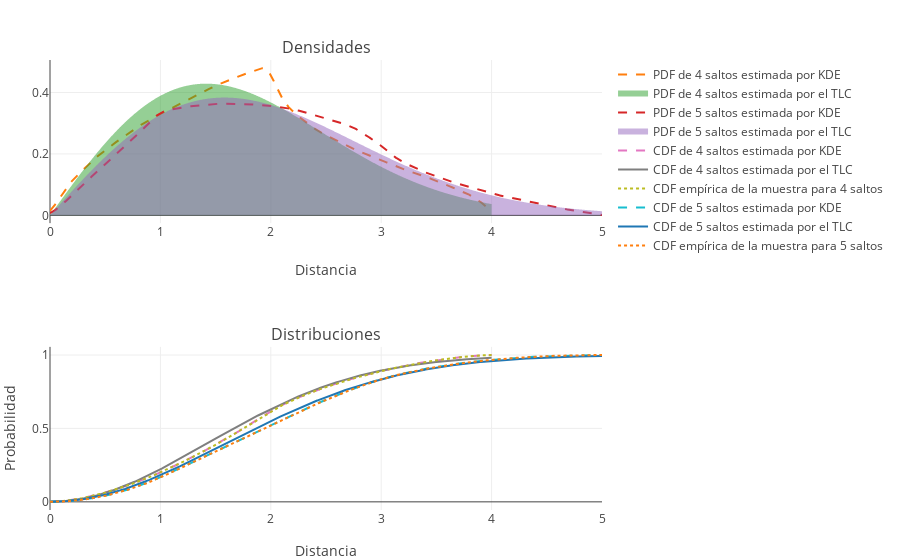

Notebook code for this chart:
### Markdown cell above
Haciendo zoom en el gráfico anterior se puede apreciar cómo la estimación por KDE y la distribución empírica se asemejan más que en comparación a la estimación por el TLC.

También podemos hacer una composición de gráficos usando vectores horizontales o verticales, o matrices cuadradas. Por ejemplo

### Code cell
[p(4,5, m=20) ; p(4,5,cdf=1)]

### Figure 1 — Plotly figure (JSON) as saved in the notebook; plotly's stock layout.template omitted (floating-point values rounded to 4 significant figures; data arrays with more than 128 entries replaced by an {"elided": "..."} marker saying what was removed)
{"data": [{"type": "scatter", "xaxis": "x1", "yaxis": "y1"}, {"line": {"dash": "dash"}, "name": "PDF de 4 saltos estimada por KDE", "type": "scatter", "x": {"elided": "1001 float values"}, "xaxis": "x1", "y": {"elided": "1001 float values"}, "yaxis": "y1"}, {"fill": "tozeroy", "mode": "none", "name": "PDF de 4 saltos estimada por el TLC", "type": "scatter", "x": {"elided": "1001 float values"}, "xaxis": "x1", "y": {"elided": "1001 float values"}, "yaxis": "y1"}, {"line": {"dash": "dash"}, "name": "PDF de 5 saltos estimada por KDE", "type": "scatter", "x": {"elided": "1001 float values"}, "xaxis": "x1", "y": {"elided": "1001 float values"}, "yaxis": "y1"}, {"fill": "tozeroy", "mode": "none", "name": "PDF de 5 saltos estimada por el TLC", "type": "scatter", "x": {"elided": "1001 float values"}, "xaxis": "x1", "y": {"elided": "1001 float values"}, "yaxis": "y1"}, {"type": "scatter", "xaxis": "x2", "yaxis": "y2"}, {"line": {"dash": "dash"}, "name": "CDF de 4 saltos estimada por KDE", "type": "scatter", "x": {"elided": "1001 float values"}, "xaxis": "x2", "y": {"elided": "1001 float values"}, "yaxis": "y2"}, {"name": "CDF de 4 saltos estimada por el TLC", "type": "scatter", "x": {"elided": "1001 float values"}, "xaxis": "x2", "y": {"elided": "1001 float values"}, "yaxis": "y2"}, {"line": {"dash": "dot"}, "name": "CDF empírica de la muestra para 4 saltos", "type": "scatter", "x": {"elided": "1001 float values"}, "xaxis": "x2", "y": {"elided": "1001 float values"}, "yaxis": "y2"}, {"line": {"dash": "dash"}, "name": "CDF de 5 saltos estimada por KDE", "type": "scatter", "x": {"elided": "1001 float values"}, "xaxis": "x2", "y": {"elided": "1001 float values"}, "yaxis": "y2"}, {"name": "CDF de 5 saltos estimada por el TLC", "type": "scatter", "x": {"elided": "1001 float values"}, "xaxis": "x2", "y": {"elided": "1001 float values"}, "yaxis": "y2"}, {"line": {"dash": "dot"}, "name": "CDF empírica de la muestra para 5 saltos", "type": "scatter", "x": {"elided": "1001 float values"}, "xaxis": "x2", "y": {"elided": "1001 float values"}, "yaxis": "y2"}], "layout": {"annotations": [{"font": {"size": 16}, "showarrow": false, "text": "Densidades", "x": 0.5, "xanchor": "center", "xref": "paper", "y": 1, "yanchor": "bottom", "yref": "paper"}, {"font": {"size": 16}, "showarrow": false, "text": "Distribuciones", "x": 0.5, "xanchor": "center", "xref": "paper", "y": 0.3625, "yanchor": "bottom", "yref": "paper"}], "margin": {"b": 50, "l": 50, "r": 50, "t": 60}, "xaxis1": {"anchor": "y1", "domain": [0, 1], "title": "Distancia"}, "xaxis2": {"anchor": "y2", "domain": [0, 1], "title": "Distancia"}, "yaxis1": {"anchor": "x1", "domain": [0.6375, 1]}, "yaxis2": {"anchor": "x2", "domain": [5.551e-17, 0.3625], "title": "Probabilidad"}}}
